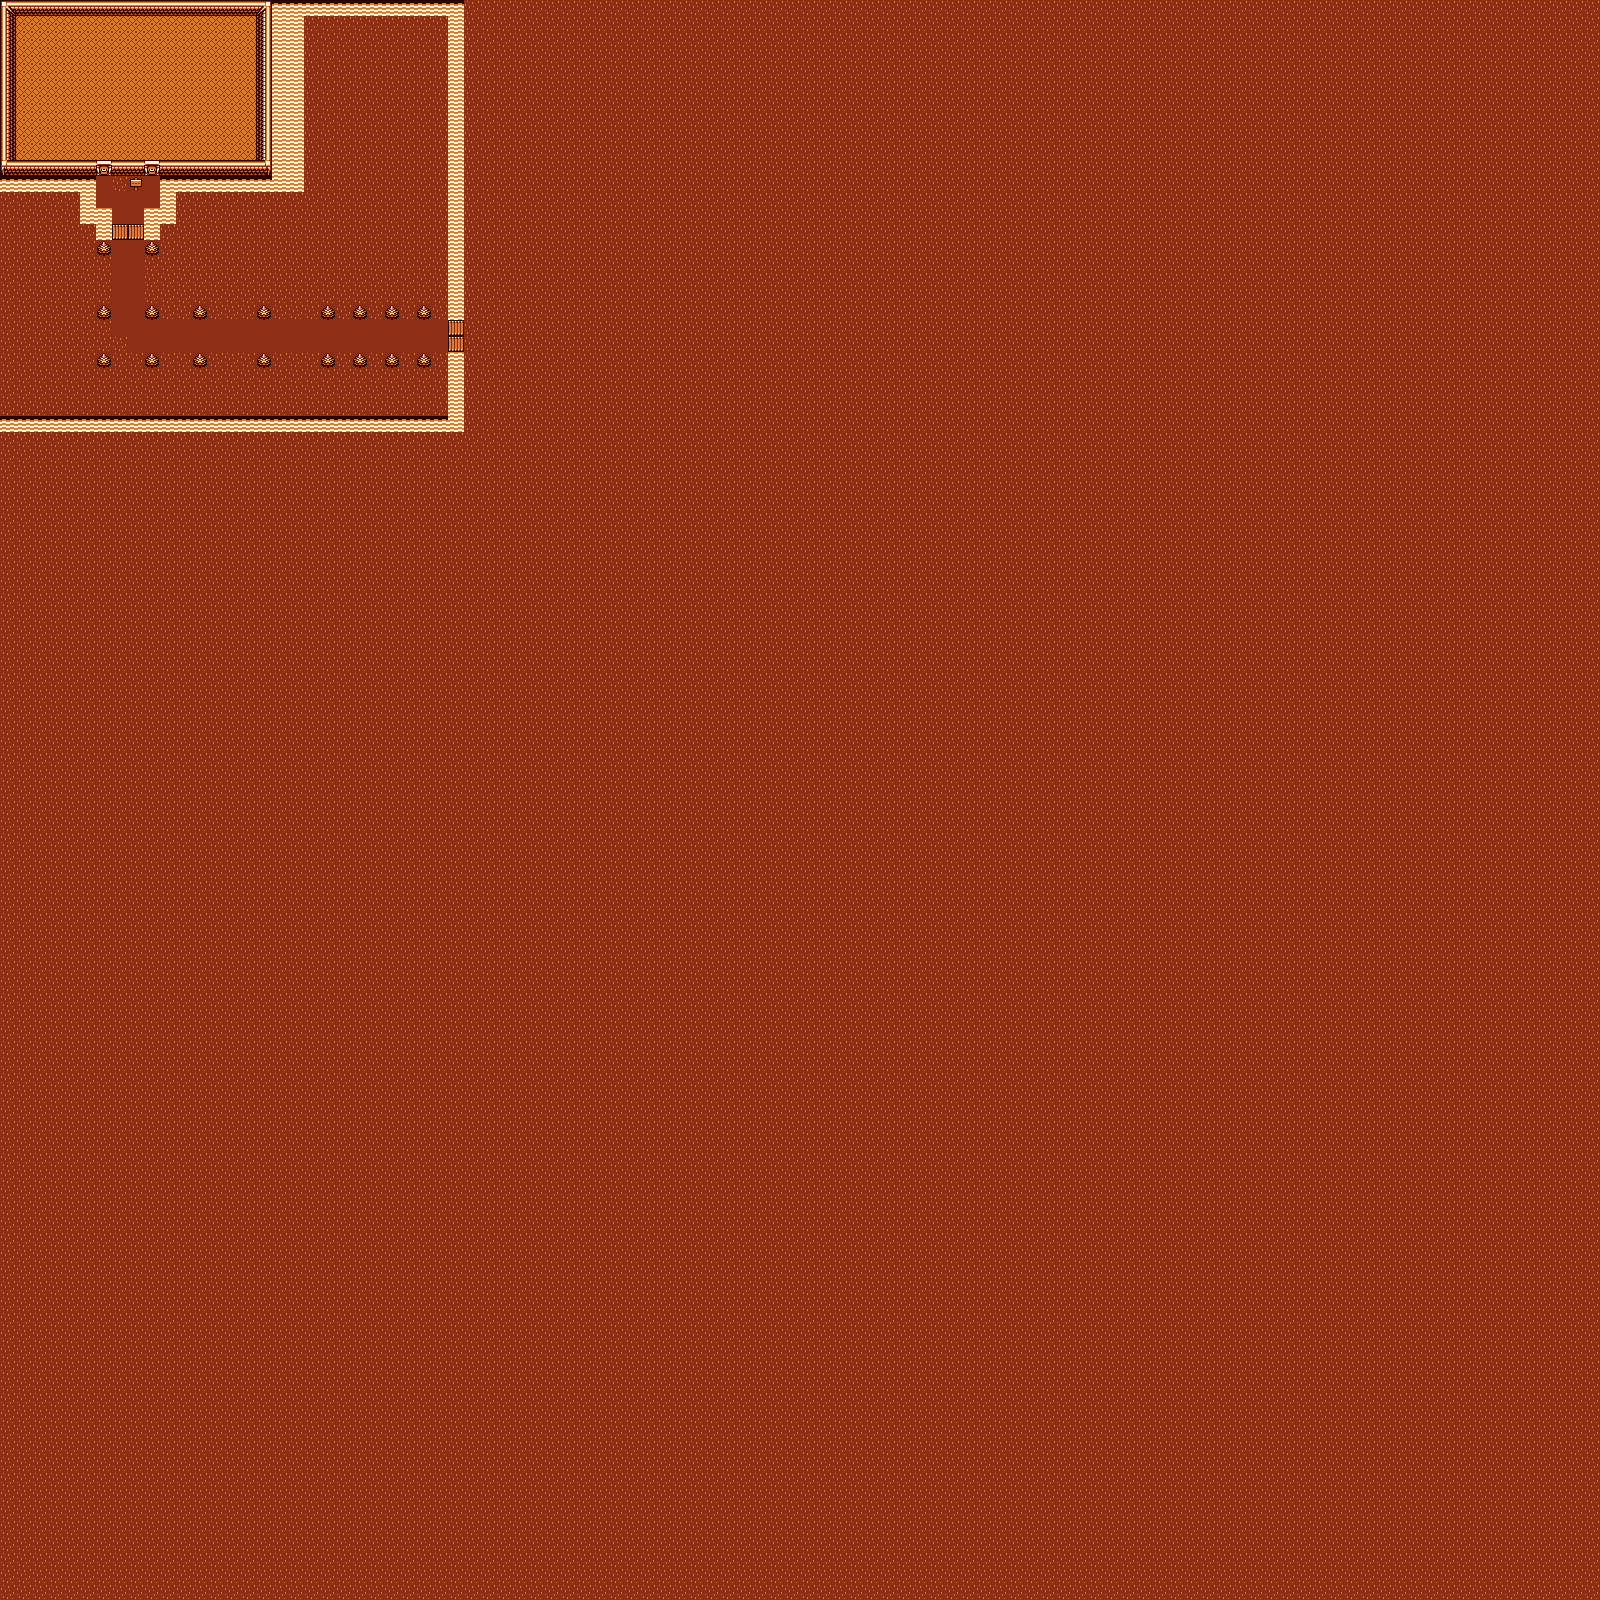

This game map was drawn from its Tiled (.tmx) file and the tilesets committed beside it. A one-line description and the trimmed map source follow:
An orthogonal 100x100 tile map with 16x16 px tiles, 2 tile layers (Mapa, Objetos).

<map version="1.0" tiledversion="1.0.3" orientation="orthogonal" renderorder="right-down" width="100" height="100" tilewidth="16" tileheight="16" nextobjectid="1">
 <tileset firstgid="1" source="tilesetatlas.tsx" />
 <layer name="Mapa" width="100" height="100">
  <data>[10000 cells, 10000 non-empty, 14 distinct tile ids]</data>
 </layer>
 <layer name="Objetos" width="100" height="100">
  <data>[10000 cells, 19 non-empty, 2 distinct tile ids]</data>
 </layer>
</map>
